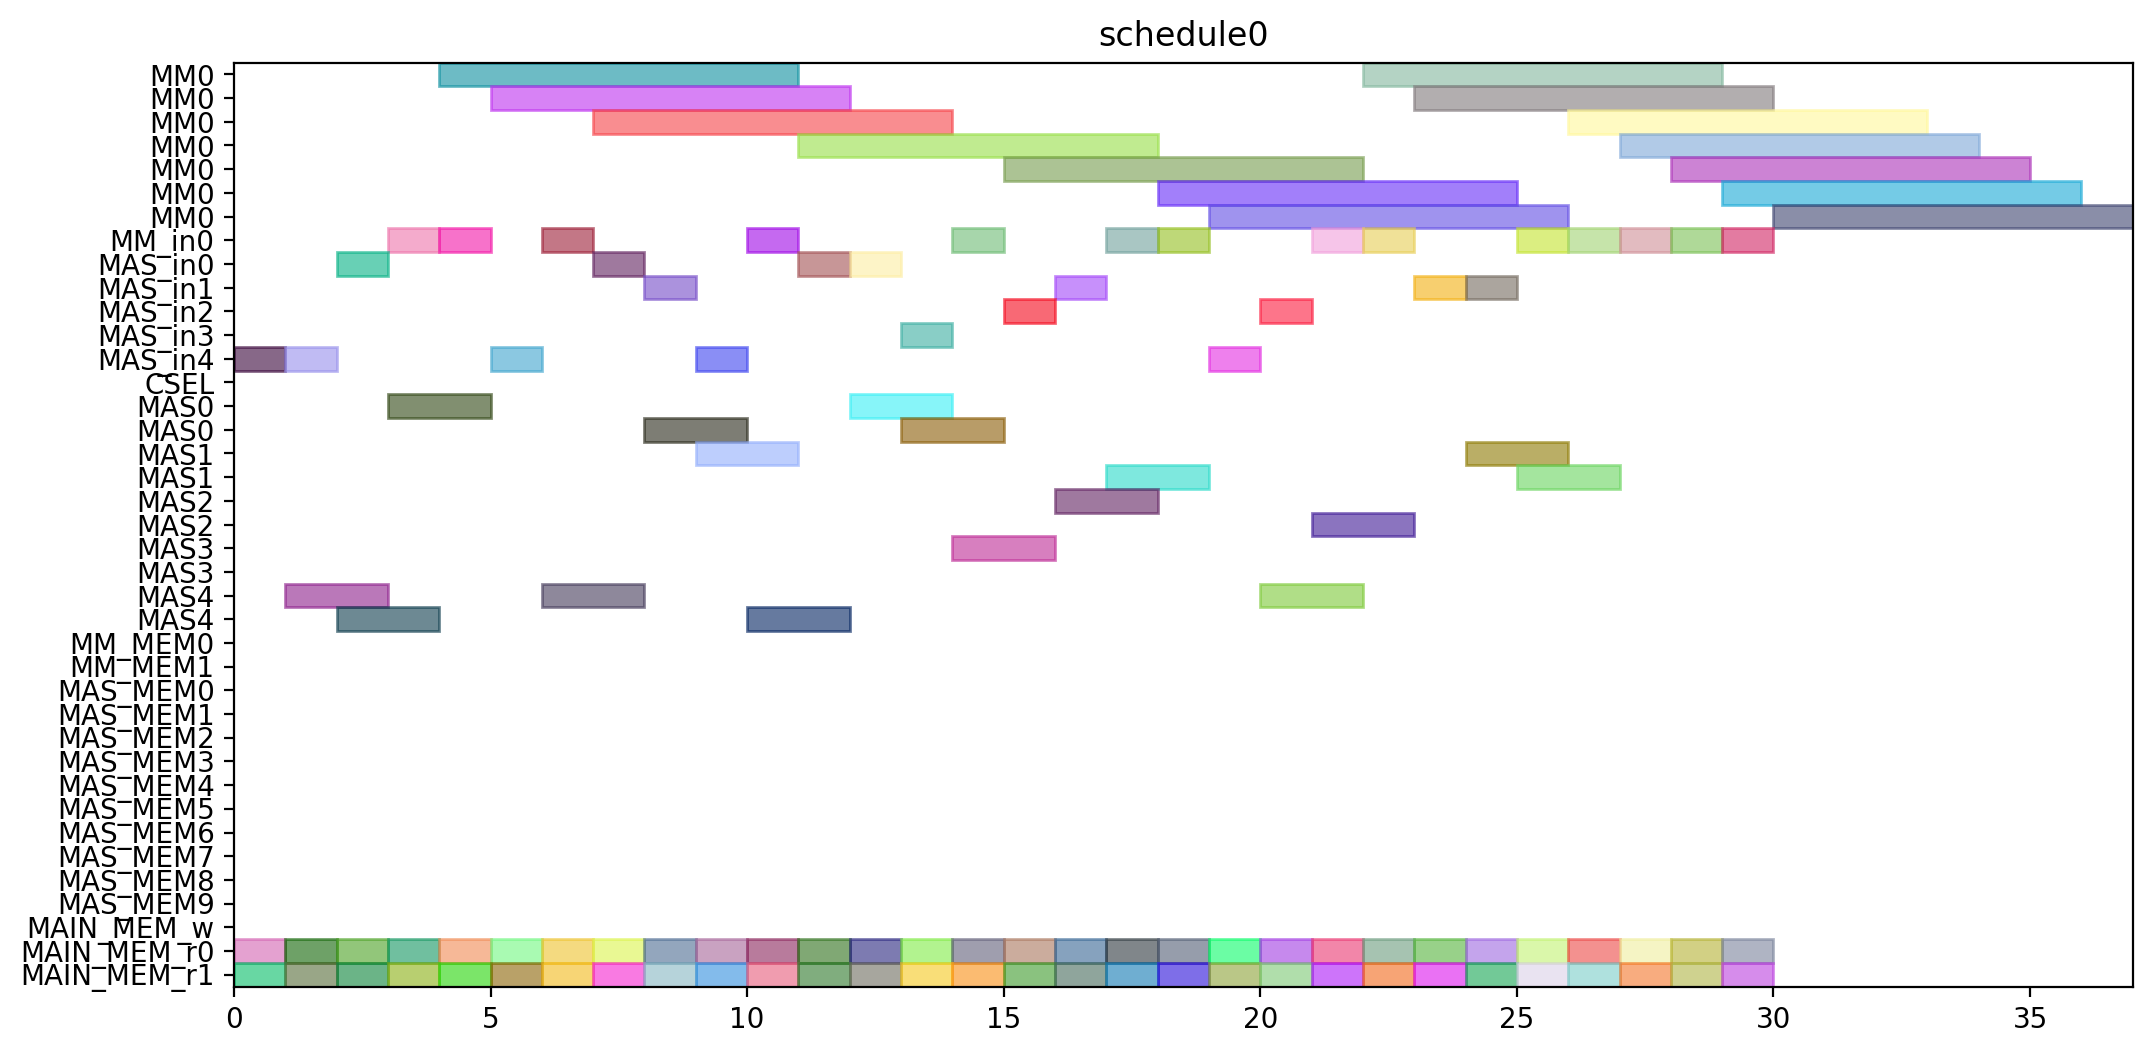

Write the Python code that produced this figure.
from pyschedule import Scenario, solvers, plotters, alt


def solve():
	horizon = 120
	S = Scenario("schedule0", horizon=horizon)

	# resource
	MM = S.Resources('MM', num=1, size=7)
	MM_in = S.Resources('MM_in', num=1)
	MAS_in = S.Resources('MAS_in', num=5)
	CSEL = S.Resource('CSEL')
	MAS = S.Resources('MAS', num=5, size=2, periods=range(1, horizon))
	MM_MEM = S.Resources('MM_MEM', num=2)
	MAS_MEM = S.Resources('MAS_MEM', num=10)
	MAIN_MEM_w = S.Resource('MAIN_MEM_w', size=1)
	MAIN_MEM_r = S.Resources('MAIN_MEM_r', num=2)

	# result of previous scheduling

	# new tasks
	r1_t0 = S.Task('r1_t0', length=7, delay_cost=1)
	r1_t0 += alt(MM)
	r1_t0_in = S.Task('r1_t0_in', length=1, delay_cost=1)
	r1_t0_in += alt(MM_in)
	S += r1_t0_in*MM_in[0]<=r1_t0*MM[0]
	r1_t0_mem0 = S.Task('r1_t0_mem0', length=1, delay_cost=1)
	r1_t0_mem0 += MAIN_MEM_r[0]
	S += r1_t0_mem0 <= r1_t0

	r1_t0_mem1 = S.Task('r1_t0_mem1', length=1, delay_cost=1)
	r1_t0_mem1 += MAIN_MEM_r[1]
	S += r1_t0_mem1 <= r1_t0

	r1_t1 = S.Task('r1_t1', length=7, delay_cost=1)
	r1_t1 += alt(MM)
	r1_t1_in = S.Task('r1_t1_in', length=1, delay_cost=1)
	r1_t1_in += alt(MM_in)
	S += r1_t1_in*MM_in[0]<=r1_t1*MM[0]
	r1_t1_mem0 = S.Task('r1_t1_mem0', length=1, delay_cost=1)
	r1_t1_mem0 += MAIN_MEM_r[0]
	S += r1_t1_mem0 <= r1_t1

	r1_t1_mem1 = S.Task('r1_t1_mem1', length=1, delay_cost=1)
	r1_t1_mem1 += MAIN_MEM_r[1]
	S += r1_t1_mem1 <= r1_t1

	r1_t2 = S.Task('r1_t2', length=2, delay_cost=1)
	r1_t2 += alt(MAS)
	r1_t2_in = S.Task('r1_t2_in', length=1, delay_cost=1)
	r1_t2_in += alt(MAS_in)
	S += r1_t2_in*MAS_in[0]<=r1_t2*MAS[0]

	S += r1_t2_in*MAS_in[1]<=r1_t2*MAS[1]

	S += r1_t2_in*MAS_in[2]<=r1_t2*MAS[2]

	S += r1_t2_in*MAS_in[3]<=r1_t2*MAS[3]

	S += r1_t2_in*MAS_in[4]<=r1_t2*MAS[4]

	r1_t2_mem0 = S.Task('r1_t2_mem0', length=1, delay_cost=1)
	r1_t2_mem0 += MAIN_MEM_r[0]
	S += r1_t2_mem0 <= r1_t2

	r1_t2_mem1 = S.Task('r1_t2_mem1', length=1, delay_cost=1)
	r1_t2_mem1 += MAIN_MEM_r[1]
	S += r1_t2_mem1 <= r1_t2

	r1_t3 = S.Task('r1_t3', length=2, delay_cost=1)
	r1_t3 += alt(MAS)
	r1_t3_in = S.Task('r1_t3_in', length=1, delay_cost=1)
	r1_t3_in += alt(MAS_in)
	S += r1_t3_in*MAS_in[0]<=r1_t3*MAS[0]

	S += r1_t3_in*MAS_in[1]<=r1_t3*MAS[1]

	S += r1_t3_in*MAS_in[2]<=r1_t3*MAS[2]

	S += r1_t3_in*MAS_in[3]<=r1_t3*MAS[3]

	S += r1_t3_in*MAS_in[4]<=r1_t3*MAS[4]

	r1_t3_mem0 = S.Task('r1_t3_mem0', length=1, delay_cost=1)
	r1_t3_mem0 += MAIN_MEM_r[0]
	S += r1_t3_mem0 <= r1_t3

	r1_t3_mem1 = S.Task('r1_t3_mem1', length=1, delay_cost=1)
	r1_t3_mem1 += MAIN_MEM_r[1]
	S += r1_t3_mem1 <= r1_t3

	r3_t0 = S.Task('r3_t0', length=7, delay_cost=1)
	r3_t0 += alt(MM)
	r3_t0_in = S.Task('r3_t0_in', length=1, delay_cost=1)
	r3_t0_in += alt(MM_in)
	S += r3_t0_in*MM_in[0]<=r3_t0*MM[0]
	r3_t0_mem0 = S.Task('r3_t0_mem0', length=1, delay_cost=1)
	r3_t0_mem0 += MAIN_MEM_r[0]
	S += r3_t0_mem0 <= r3_t0

	r3_t0_mem1 = S.Task('r3_t0_mem1', length=1, delay_cost=1)
	r3_t0_mem1 += MAIN_MEM_r[1]
	S += r3_t0_mem1 <= r3_t0

	r3_t1 = S.Task('r3_t1', length=7, delay_cost=1)
	r3_t1 += alt(MM)
	r3_t1_in = S.Task('r3_t1_in', length=1, delay_cost=1)
	r3_t1_in += alt(MM_in)
	S += r3_t1_in*MM_in[0]<=r3_t1*MM[0]
	r3_t1_mem0 = S.Task('r3_t1_mem0', length=1, delay_cost=1)
	r3_t1_mem0 += MAIN_MEM_r[0]
	S += r3_t1_mem0 <= r3_t1

	r3_t1_mem1 = S.Task('r3_t1_mem1', length=1, delay_cost=1)
	r3_t1_mem1 += MAIN_MEM_r[1]
	S += r3_t1_mem1 <= r3_t1

	r3_t2 = S.Task('r3_t2', length=2, delay_cost=1)
	r3_t2 += alt(MAS)
	r3_t2_in = S.Task('r3_t2_in', length=1, delay_cost=1)
	r3_t2_in += alt(MAS_in)
	S += r3_t2_in*MAS_in[0]<=r3_t2*MAS[0]

	S += r3_t2_in*MAS_in[1]<=r3_t2*MAS[1]

	S += r3_t2_in*MAS_in[2]<=r3_t2*MAS[2]

	S += r3_t2_in*MAS_in[3]<=r3_t2*MAS[3]

	S += r3_t2_in*MAS_in[4]<=r3_t2*MAS[4]

	r3_t2_mem0 = S.Task('r3_t2_mem0', length=1, delay_cost=1)
	r3_t2_mem0 += MAIN_MEM_r[0]
	S += r3_t2_mem0 <= r3_t2

	r3_t2_mem1 = S.Task('r3_t2_mem1', length=1, delay_cost=1)
	r3_t2_mem1 += MAIN_MEM_r[1]
	S += r3_t2_mem1 <= r3_t2

	r3_t3 = S.Task('r3_t3', length=2, delay_cost=1)
	r3_t3 += alt(MAS)
	r3_t3_in = S.Task('r3_t3_in', length=1, delay_cost=1)
	r3_t3_in += alt(MAS_in)
	S += r3_t3_in*MAS_in[0]<=r3_t3*MAS[0]

	S += r3_t3_in*MAS_in[1]<=r3_t3*MAS[1]

	S += r3_t3_in*MAS_in[2]<=r3_t3*MAS[2]

	S += r3_t3_in*MAS_in[3]<=r3_t3*MAS[3]

	S += r3_t3_in*MAS_in[4]<=r3_t3*MAS[4]

	r3_t3_mem0 = S.Task('r3_t3_mem0', length=1, delay_cost=1)
	r3_t3_mem0 += MAIN_MEM_r[0]
	S += r3_t3_mem0 <= r3_t3

	r3_t3_mem1 = S.Task('r3_t3_mem1', length=1, delay_cost=1)
	r3_t3_mem1 += MAIN_MEM_r[1]
	S += r3_t3_mem1 <= r3_t3

	r4_t0 = S.Task('r4_t0', length=7, delay_cost=1)
	r4_t0 += alt(MM)
	r4_t0_in = S.Task('r4_t0_in', length=1, delay_cost=1)
	r4_t0_in += alt(MM_in)
	S += r4_t0_in*MM_in[0]<=r4_t0*MM[0]
	r4_t0_mem0 = S.Task('r4_t0_mem0', length=1, delay_cost=1)
	r4_t0_mem0 += MAIN_MEM_r[0]
	S += r4_t0_mem0 <= r4_t0

	r4_t0_mem1 = S.Task('r4_t0_mem1', length=1, delay_cost=1)
	r4_t0_mem1 += MAIN_MEM_r[1]
	S += r4_t0_mem1 <= r4_t0

	r4_t1 = S.Task('r4_t1', length=7, delay_cost=1)
	r4_t1 += alt(MM)
	r4_t1_in = S.Task('r4_t1_in', length=1, delay_cost=1)
	r4_t1_in += alt(MM_in)
	S += r4_t1_in*MM_in[0]<=r4_t1*MM[0]
	r4_t1_mem0 = S.Task('r4_t1_mem0', length=1, delay_cost=1)
	r4_t1_mem0 += MAIN_MEM_r[0]
	S += r4_t1_mem0 <= r4_t1

	r4_t1_mem1 = S.Task('r4_t1_mem1', length=1, delay_cost=1)
	r4_t1_mem1 += MAIN_MEM_r[1]
	S += r4_t1_mem1 <= r4_t1

	r4_t2 = S.Task('r4_t2', length=2, delay_cost=1)
	r4_t2 += alt(MAS)
	r4_t2_in = S.Task('r4_t2_in', length=1, delay_cost=1)
	r4_t2_in += alt(MAS_in)
	S += r4_t2_in*MAS_in[0]<=r4_t2*MAS[0]

	S += r4_t2_in*MAS_in[1]<=r4_t2*MAS[1]

	S += r4_t2_in*MAS_in[2]<=r4_t2*MAS[2]

	S += r4_t2_in*MAS_in[3]<=r4_t2*MAS[3]

	S += r4_t2_in*MAS_in[4]<=r4_t2*MAS[4]

	r4_t2_mem0 = S.Task('r4_t2_mem0', length=1, delay_cost=1)
	r4_t2_mem0 += MAIN_MEM_r[0]
	S += r4_t2_mem0 <= r4_t2

	r4_t2_mem1 = S.Task('r4_t2_mem1', length=1, delay_cost=1)
	r4_t2_mem1 += MAIN_MEM_r[1]
	S += r4_t2_mem1 <= r4_t2

	r4_t3 = S.Task('r4_t3', length=2, delay_cost=1)
	r4_t3 += alt(MAS)
	r4_t3_in = S.Task('r4_t3_in', length=1, delay_cost=1)
	r4_t3_in += alt(MAS_in)
	S += r4_t3_in*MAS_in[0]<=r4_t3*MAS[0]

	S += r4_t3_in*MAS_in[1]<=r4_t3*MAS[1]

	S += r4_t3_in*MAS_in[2]<=r4_t3*MAS[2]

	S += r4_t3_in*MAS_in[3]<=r4_t3*MAS[3]

	S += r4_t3_in*MAS_in[4]<=r4_t3*MAS[4]

	r4_t3_mem0 = S.Task('r4_t3_mem0', length=1, delay_cost=1)
	r4_t3_mem0 += MAIN_MEM_r[0]
	S += r4_t3_mem0 <= r4_t3

	r4_t3_mem1 = S.Task('r4_t3_mem1', length=1, delay_cost=1)
	r4_t3_mem1 += MAIN_MEM_r[1]
	S += r4_t3_mem1 <= r4_t3

	r5_t0 = S.Task('r5_t0', length=7, delay_cost=1)
	r5_t0 += alt(MM)
	r5_t0_in = S.Task('r5_t0_in', length=1, delay_cost=1)
	r5_t0_in += alt(MM_in)
	S += r5_t0_in*MM_in[0]<=r5_t0*MM[0]
	r5_t0_mem0 = S.Task('r5_t0_mem0', length=1, delay_cost=1)
	r5_t0_mem0 += MAIN_MEM_r[0]
	S += r5_t0_mem0 <= r5_t0

	r5_t0_mem1 = S.Task('r5_t0_mem1', length=1, delay_cost=1)
	r5_t0_mem1 += MAIN_MEM_r[1]
	S += r5_t0_mem1 <= r5_t0

	r5_t1 = S.Task('r5_t1', length=7, delay_cost=1)
	r5_t1 += alt(MM)
	r5_t1_in = S.Task('r5_t1_in', length=1, delay_cost=1)
	r5_t1_in += alt(MM_in)
	S += r5_t1_in*MM_in[0]<=r5_t1*MM[0]
	r5_t1_mem0 = S.Task('r5_t1_mem0', length=1, delay_cost=1)
	r5_t1_mem0 += MAIN_MEM_r[0]
	S += r5_t1_mem0 <= r5_t1

	r5_t1_mem1 = S.Task('r5_t1_mem1', length=1, delay_cost=1)
	r5_t1_mem1 += MAIN_MEM_r[1]
	S += r5_t1_mem1 <= r5_t1

	r5_t2 = S.Task('r5_t2', length=2, delay_cost=1)
	r5_t2 += alt(MAS)
	r5_t2_in = S.Task('r5_t2_in', length=1, delay_cost=1)
	r5_t2_in += alt(MAS_in)
	S += r5_t2_in*MAS_in[0]<=r5_t2*MAS[0]

	S += r5_t2_in*MAS_in[1]<=r5_t2*MAS[1]

	S += r5_t2_in*MAS_in[2]<=r5_t2*MAS[2]

	S += r5_t2_in*MAS_in[3]<=r5_t2*MAS[3]

	S += r5_t2_in*MAS_in[4]<=r5_t2*MAS[4]

	r5_t2_mem0 = S.Task('r5_t2_mem0', length=1, delay_cost=1)
	r5_t2_mem0 += MAIN_MEM_r[0]
	S += r5_t2_mem0 <= r5_t2

	r5_t2_mem1 = S.Task('r5_t2_mem1', length=1, delay_cost=1)
	r5_t2_mem1 += MAIN_MEM_r[1]
	S += r5_t2_mem1 <= r5_t2

	r5_t3 = S.Task('r5_t3', length=2, delay_cost=1)
	r5_t3 += alt(MAS)
	r5_t3_in = S.Task('r5_t3_in', length=1, delay_cost=1)
	r5_t3_in += alt(MAS_in)
	S += r5_t3_in*MAS_in[0]<=r5_t3*MAS[0]

	S += r5_t3_in*MAS_in[1]<=r5_t3*MAS[1]

	S += r5_t3_in*MAS_in[2]<=r5_t3*MAS[2]

	S += r5_t3_in*MAS_in[3]<=r5_t3*MAS[3]

	S += r5_t3_in*MAS_in[4]<=r5_t3*MAS[4]

	r5_t3_mem0 = S.Task('r5_t3_mem0', length=1, delay_cost=1)
	r5_t3_mem0 += MAIN_MEM_r[0]
	S += r5_t3_mem0 <= r5_t3

	r5_t3_mem1 = S.Task('r5_t3_mem1', length=1, delay_cost=1)
	r5_t3_mem1 += MAIN_MEM_r[1]
	S += r5_t3_mem1 <= r5_t3

	r6_t0 = S.Task('r6_t0', length=7, delay_cost=1)
	r6_t0 += alt(MM)
	r6_t0_in = S.Task('r6_t0_in', length=1, delay_cost=1)
	r6_t0_in += alt(MM_in)
	S += r6_t0_in*MM_in[0]<=r6_t0*MM[0]
	r6_t0_mem0 = S.Task('r6_t0_mem0', length=1, delay_cost=1)
	r6_t0_mem0 += MAIN_MEM_r[0]
	S += r6_t0_mem0 <= r6_t0

	r6_t0_mem1 = S.Task('r6_t0_mem1', length=1, delay_cost=1)
	r6_t0_mem1 += MAIN_MEM_r[1]
	S += r6_t0_mem1 <= r6_t0

	r6_t1 = S.Task('r6_t1', length=7, delay_cost=1)
	r6_t1 += alt(MM)
	r6_t1_in = S.Task('r6_t1_in', length=1, delay_cost=1)
	r6_t1_in += alt(MM_in)
	S += r6_t1_in*MM_in[0]<=r6_t1*MM[0]
	r6_t1_mem0 = S.Task('r6_t1_mem0', length=1, delay_cost=1)
	r6_t1_mem0 += MAIN_MEM_r[0]
	S += r6_t1_mem0 <= r6_t1

	r6_t1_mem1 = S.Task('r6_t1_mem1', length=1, delay_cost=1)
	r6_t1_mem1 += MAIN_MEM_r[1]
	S += r6_t1_mem1 <= r6_t1

	r6_t2 = S.Task('r6_t2', length=2, delay_cost=1)
	r6_t2 += alt(MAS)
	r6_t2_in = S.Task('r6_t2_in', length=1, delay_cost=1)
	r6_t2_in += alt(MAS_in)
	S += r6_t2_in*MAS_in[0]<=r6_t2*MAS[0]

	S += r6_t2_in*MAS_in[1]<=r6_t2*MAS[1]

	S += r6_t2_in*MAS_in[2]<=r6_t2*MAS[2]

	S += r6_t2_in*MAS_in[3]<=r6_t2*MAS[3]

	S += r6_t2_in*MAS_in[4]<=r6_t2*MAS[4]

	r6_t2_mem0 = S.Task('r6_t2_mem0', length=1, delay_cost=1)
	r6_t2_mem0 += MAIN_MEM_r[0]
	S += r6_t2_mem0 <= r6_t2

	r6_t2_mem1 = S.Task('r6_t2_mem1', length=1, delay_cost=1)
	r6_t2_mem1 += MAIN_MEM_r[1]
	S += r6_t2_mem1 <= r6_t2

	r6_t3 = S.Task('r6_t3', length=2, delay_cost=1)
	r6_t3 += alt(MAS)
	r6_t3_in = S.Task('r6_t3_in', length=1, delay_cost=1)
	r6_t3_in += alt(MAS_in)
	S += r6_t3_in*MAS_in[0]<=r6_t3*MAS[0]

	S += r6_t3_in*MAS_in[1]<=r6_t3*MAS[1]

	S += r6_t3_in*MAS_in[2]<=r6_t3*MAS[2]

	S += r6_t3_in*MAS_in[3]<=r6_t3*MAS[3]

	S += r6_t3_in*MAS_in[4]<=r6_t3*MAS[4]

	r6_t3_mem0 = S.Task('r6_t3_mem0', length=1, delay_cost=1)
	r6_t3_mem0 += MAIN_MEM_r[0]
	S += r6_t3_mem0 <= r6_t3

	r6_t3_mem1 = S.Task('r6_t3_mem1', length=1, delay_cost=1)
	r6_t3_mem1 += MAIN_MEM_r[1]
	S += r6_t3_mem1 <= r6_t3

	r9_t2 = S.Task('r9_t2', length=2, delay_cost=1)
	r9_t2 += alt(MAS)
	r9_t2_in = S.Task('r9_t2_in', length=1, delay_cost=1)
	r9_t2_in += alt(MAS_in)
	S += r9_t2_in*MAS_in[0]<=r9_t2*MAS[0]

	S += r9_t2_in*MAS_in[1]<=r9_t2*MAS[1]

	S += r9_t2_in*MAS_in[2]<=r9_t2*MAS[2]

	S += r9_t2_in*MAS_in[3]<=r9_t2*MAS[3]

	S += r9_t2_in*MAS_in[4]<=r9_t2*MAS[4]

	r9_t2_mem0 = S.Task('r9_t2_mem0', length=1, delay_cost=1)
	r9_t2_mem0 += MAIN_MEM_r[0]
	S += r9_t2_mem0 <= r9_t2

	r9_t2_mem1 = S.Task('r9_t2_mem1', length=1, delay_cost=1)
	r9_t2_mem1 += MAIN_MEM_r[1]
	S += r9_t2_mem1 <= r9_t2

	r12_t0 = S.Task('r12_t0', length=7, delay_cost=1)
	r12_t0 += alt(MM)
	r12_t0_in = S.Task('r12_t0_in', length=1, delay_cost=1)
	r12_t0_in += alt(MM_in)
	S += r12_t0_in*MM_in[0]<=r12_t0*MM[0]
	r12_t0_mem0 = S.Task('r12_t0_mem0', length=1, delay_cost=1)
	r12_t0_mem0 += MAIN_MEM_r[0]
	S += r12_t0_mem0 <= r12_t0

	r12_t0_mem1 = S.Task('r12_t0_mem1', length=1, delay_cost=1)
	r12_t0_mem1 += MAIN_MEM_r[1]
	S += r12_t0_mem1 <= r12_t0

	r12_t1 = S.Task('r12_t1', length=7, delay_cost=1)
	r12_t1 += alt(MM)
	r12_t1_in = S.Task('r12_t1_in', length=1, delay_cost=1)
	r12_t1_in += alt(MM_in)
	S += r12_t1_in*MM_in[0]<=r12_t1*MM[0]
	r12_t1_mem0 = S.Task('r12_t1_mem0', length=1, delay_cost=1)
	r12_t1_mem0 += MAIN_MEM_r[0]
	S += r12_t1_mem0 <= r12_t1

	r12_t1_mem1 = S.Task('r12_t1_mem1', length=1, delay_cost=1)
	r12_t1_mem1 += MAIN_MEM_r[1]
	S += r12_t1_mem1 <= r12_t1

	r12_t2 = S.Task('r12_t2', length=2, delay_cost=1)
	r12_t2 += alt(MAS)
	r12_t2_in = S.Task('r12_t2_in', length=1, delay_cost=1)
	r12_t2_in += alt(MAS_in)
	S += r12_t2_in*MAS_in[0]<=r12_t2*MAS[0]

	S += r12_t2_in*MAS_in[1]<=r12_t2*MAS[1]

	S += r12_t2_in*MAS_in[2]<=r12_t2*MAS[2]

	S += r12_t2_in*MAS_in[3]<=r12_t2*MAS[3]

	S += r12_t2_in*MAS_in[4]<=r12_t2*MAS[4]

	r12_t2_mem0 = S.Task('r12_t2_mem0', length=1, delay_cost=1)
	r12_t2_mem0 += MAIN_MEM_r[0]
	S += r12_t2_mem0 <= r12_t2

	r12_t2_mem1 = S.Task('r12_t2_mem1', length=1, delay_cost=1)
	r12_t2_mem1 += MAIN_MEM_r[1]
	S += r12_t2_mem1 <= r12_t2

	r12_t3 = S.Task('r12_t3', length=2, delay_cost=1)
	r12_t3 += alt(MAS)
	r12_t3_in = S.Task('r12_t3_in', length=1, delay_cost=1)
	r12_t3_in += alt(MAS_in)
	S += r12_t3_in*MAS_in[0]<=r12_t3*MAS[0]

	S += r12_t3_in*MAS_in[1]<=r12_t3*MAS[1]

	S += r12_t3_in*MAS_in[2]<=r12_t3*MAS[2]

	S += r12_t3_in*MAS_in[3]<=r12_t3*MAS[3]

	S += r12_t3_in*MAS_in[4]<=r12_t3*MAS[4]

	r12_t3_mem0 = S.Task('r12_t3_mem0', length=1, delay_cost=1)
	r12_t3_mem0 += MAIN_MEM_r[0]
	S += r12_t3_mem0 <= r12_t3

	r12_t3_mem1 = S.Task('r12_t3_mem1', length=1, delay_cost=1)
	r12_t3_mem1 += MAIN_MEM_r[1]
	S += r12_t3_mem1 <= r12_t3

	r13_t0 = S.Task('r13_t0', length=7, delay_cost=1)
	r13_t0 += alt(MM)
	r13_t0_in = S.Task('r13_t0_in', length=1, delay_cost=1)
	r13_t0_in += alt(MM_in)
	S += r13_t0_in*MM_in[0]<=r13_t0*MM[0]
	r13_t0_mem0 = S.Task('r13_t0_mem0', length=1, delay_cost=1)
	r13_t0_mem0 += MAIN_MEM_r[0]
	S += r13_t0_mem0 <= r13_t0

	r13_t0_mem1 = S.Task('r13_t0_mem1', length=1, delay_cost=1)
	r13_t0_mem1 += MAIN_MEM_r[1]
	S += r13_t0_mem1 <= r13_t0

	r13_t1 = S.Task('r13_t1', length=7, delay_cost=1)
	r13_t1 += alt(MM)
	r13_t1_in = S.Task('r13_t1_in', length=1, delay_cost=1)
	r13_t1_in += alt(MM_in)
	S += r13_t1_in*MM_in[0]<=r13_t1*MM[0]
	r13_t1_mem0 = S.Task('r13_t1_mem0', length=1, delay_cost=1)
	r13_t1_mem0 += MAIN_MEM_r[0]
	S += r13_t1_mem0 <= r13_t1

	r13_t1_mem1 = S.Task('r13_t1_mem1', length=1, delay_cost=1)
	r13_t1_mem1 += MAIN_MEM_r[1]
	S += r13_t1_mem1 <= r13_t1

	r13_t2 = S.Task('r13_t2', length=2, delay_cost=1)
	r13_t2 += alt(MAS)
	r13_t2_in = S.Task('r13_t2_in', length=1, delay_cost=1)
	r13_t2_in += alt(MAS_in)
	S += r13_t2_in*MAS_in[0]<=r13_t2*MAS[0]

	S += r13_t2_in*MAS_in[1]<=r13_t2*MAS[1]

	S += r13_t2_in*MAS_in[2]<=r13_t2*MAS[2]

	S += r13_t2_in*MAS_in[3]<=r13_t2*MAS[3]

	S += r13_t2_in*MAS_in[4]<=r13_t2*MAS[4]

	r13_t2_mem0 = S.Task('r13_t2_mem0', length=1, delay_cost=1)
	r13_t2_mem0 += MAIN_MEM_r[0]
	S += r13_t2_mem0 <= r13_t2

	r13_t2_mem1 = S.Task('r13_t2_mem1', length=1, delay_cost=1)
	r13_t2_mem1 += MAIN_MEM_r[1]
	S += r13_t2_mem1 <= r13_t2

	r13_t3 = S.Task('r13_t3', length=2, delay_cost=1)
	r13_t3 += alt(MAS)
	r13_t3_in = S.Task('r13_t3_in', length=1, delay_cost=1)
	r13_t3_in += alt(MAS_in)
	S += r13_t3_in*MAS_in[0]<=r13_t3*MAS[0]

	S += r13_t3_in*MAS_in[1]<=r13_t3*MAS[1]

	S += r13_t3_in*MAS_in[2]<=r13_t3*MAS[2]

	S += r13_t3_in*MAS_in[3]<=r13_t3*MAS[3]

	S += r13_t3_in*MAS_in[4]<=r13_t3*MAS[4]

	r13_t3_mem0 = S.Task('r13_t3_mem0', length=1, delay_cost=1)
	r13_t3_mem0 += MAIN_MEM_r[0]
	S += r13_t3_mem0 <= r13_t3

	r13_t3_mem1 = S.Task('r13_t3_mem1', length=1, delay_cost=1)
	r13_t3_mem1 += MAIN_MEM_r[1]
	S += r13_t3_mem1 <= r13_t3

	r16_t3 = S.Task('r16_t3', length=2, delay_cost=1)
	r16_t3 += alt(MAS)
	r16_t3_in = S.Task('r16_t3_in', length=1, delay_cost=1)
	r16_t3_in += alt(MAS_in)
	S += r16_t3_in*MAS_in[0]<=r16_t3*MAS[0]

	S += r16_t3_in*MAS_in[1]<=r16_t3*MAS[1]

	S += r16_t3_in*MAS_in[2]<=r16_t3*MAS[2]

	S += r16_t3_in*MAS_in[3]<=r16_t3*MAS[3]

	S += r16_t3_in*MAS_in[4]<=r16_t3*MAS[4]

	r16_t3_mem0 = S.Task('r16_t3_mem0', length=1, delay_cost=1)
	r16_t3_mem0 += MAIN_MEM_r[0]
	S += r16_t3_mem0 <= r16_t3

	r16_t3_mem1 = S.Task('r16_t3_mem1', length=1, delay_cost=1)
	r16_t3_mem1 += MAIN_MEM_r[1]
	S += r16_t3_mem1 <= r16_t3

	solvers.mip.solve(S,msg=1,kind='CPLEX',ratio_gap=1.01)

	solution = [['hoge']*len(S.solution()[1]) for i in range(len(S.solution()))]
	for i in range(len(S.solution())):
		for j in range(len(S.solution()[i])):
			solution[i][j]=str(S.solution()[i][j])
	print(solution)

	cycles = int(solution[-1][3])

	pic_file_name = "/mnt/rose/usr1/fukuda/ABE/multiRAM_multiMAS_16mux/scheduling_result/stage7MM1_stage2MAS5/EP2_YRECOVER/schedule0.png"
	if(S.solution() != []):
		plotters.matplotlib.plot(S,img_filename=pic_file_name, show_task_labels=False, fig_size=(cycles*0.25+3, 6))

	return solution
